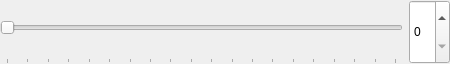
<?xml version="1.0" encoding="UTF-8"?>
<ui version="4.0">
 <class>IntegerEntry</class>
 <widget class="QWidget" name="IntegerEntry">
  <property name="geometry">
   <rect>
    <x>0</x>
    <y>0</y>
    <width>450</width>
    <height>64</height>
   </rect>
  </property>
  <property name="windowTitle">
   <string>Form</string>
  </property>
  <layout class="QHBoxLayout" name="horizontalLayout">
   <property name="leftMargin">
    <number>0</number>
   </property>
   <property name="topMargin">
    <number>0</number>
   </property>
   <property name="rightMargin">
    <number>0</number>
   </property>
   <property name="bottomMargin">
    <number>0</number>
   </property>
   <item>
    <widget class="QSlider" name="horizontalSlider">
     <property name="sizePolicy">
      <sizepolicy hsizetype="Expanding" vsizetype="Minimum">
       <horstretch>0</horstretch>
       <verstretch>0</verstretch>
      </sizepolicy>
     </property>
     <property name="minimumSize">
      <size>
       <width>20</width>
       <height>0</height>
      </size>
     </property>
     <property name="toolTip">
      <string/>
     </property>
     <property name="minimum">
      <number>50</number>
     </property>
     <property name="maximum">
      <number>1000</number>
     </property>
     <property name="orientation">
      <enum>Qt::Orientation::Horizontal</enum>
     </property>
     <property name="tickPosition">
      <enum>QSlider::TickPosition::TicksBelow</enum>
     </property>
     <property name="tickInterval">
      <number>50</number>
     </property>
    </widget>
   </item>
   <item>
    <widget class="QSpinBox" name="spinBox">
     <property name="sizePolicy">
      <sizepolicy hsizetype="Minimum" vsizetype="Minimum">
       <horstretch>0</horstretch>
       <verstretch>0</verstretch>
      </sizepolicy>
     </property>
     <property name="accelerated">
      <bool>true</bool>
     </property>
     <property name="correctionMode">
      <enum>QAbstractSpinBox::CorrectionMode::CorrectToNearestValue</enum>
     </property>
     <property name="showGroupSeparator" stdset="0">
      <bool>false</bool>
     </property>
    </widget>
   </item>
  </layout>
 </widget>
 <resources/>
 <connections/>
</ui>
